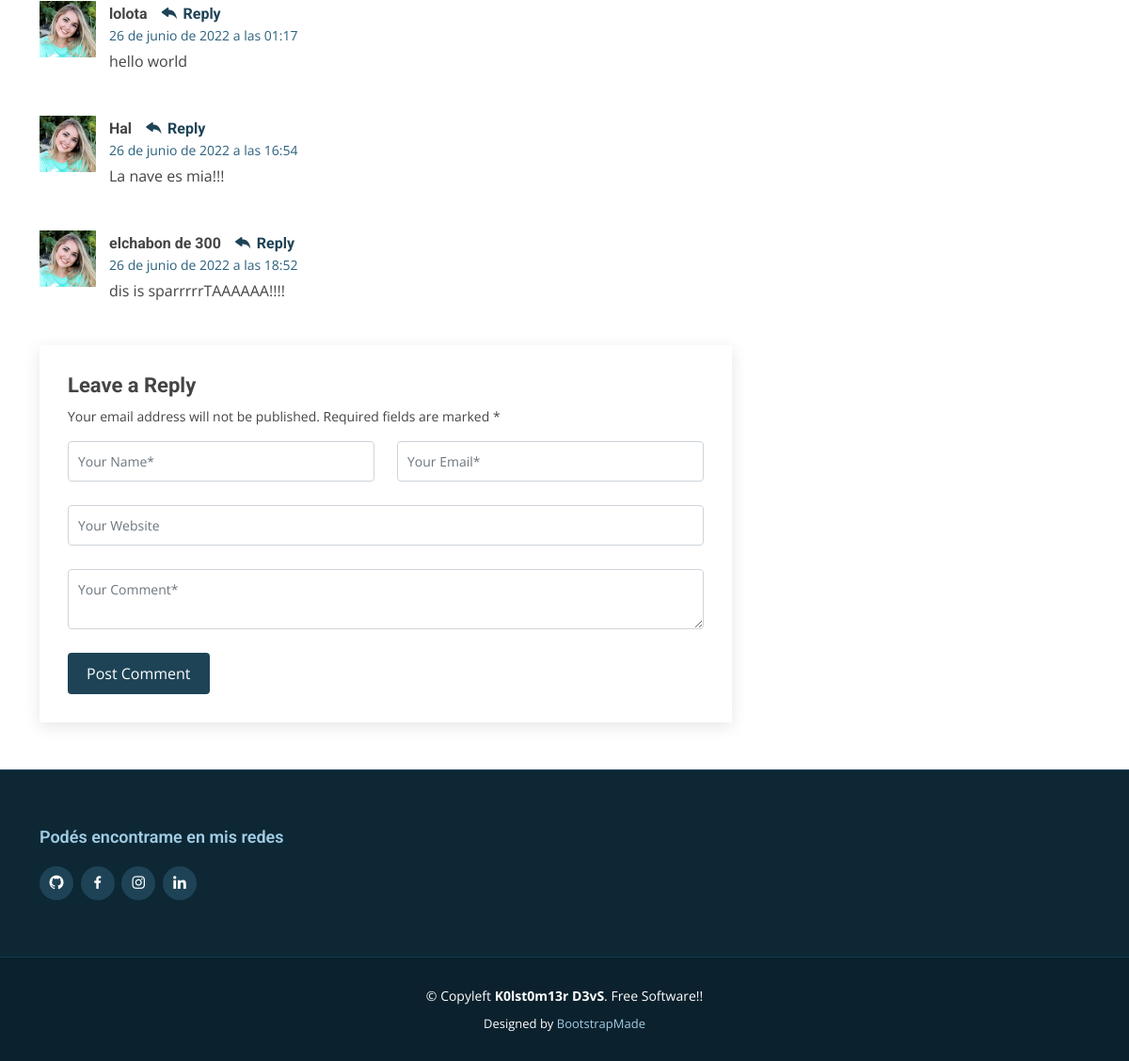
Page /blogSingle/29/ (lower part) on the earlier database version.
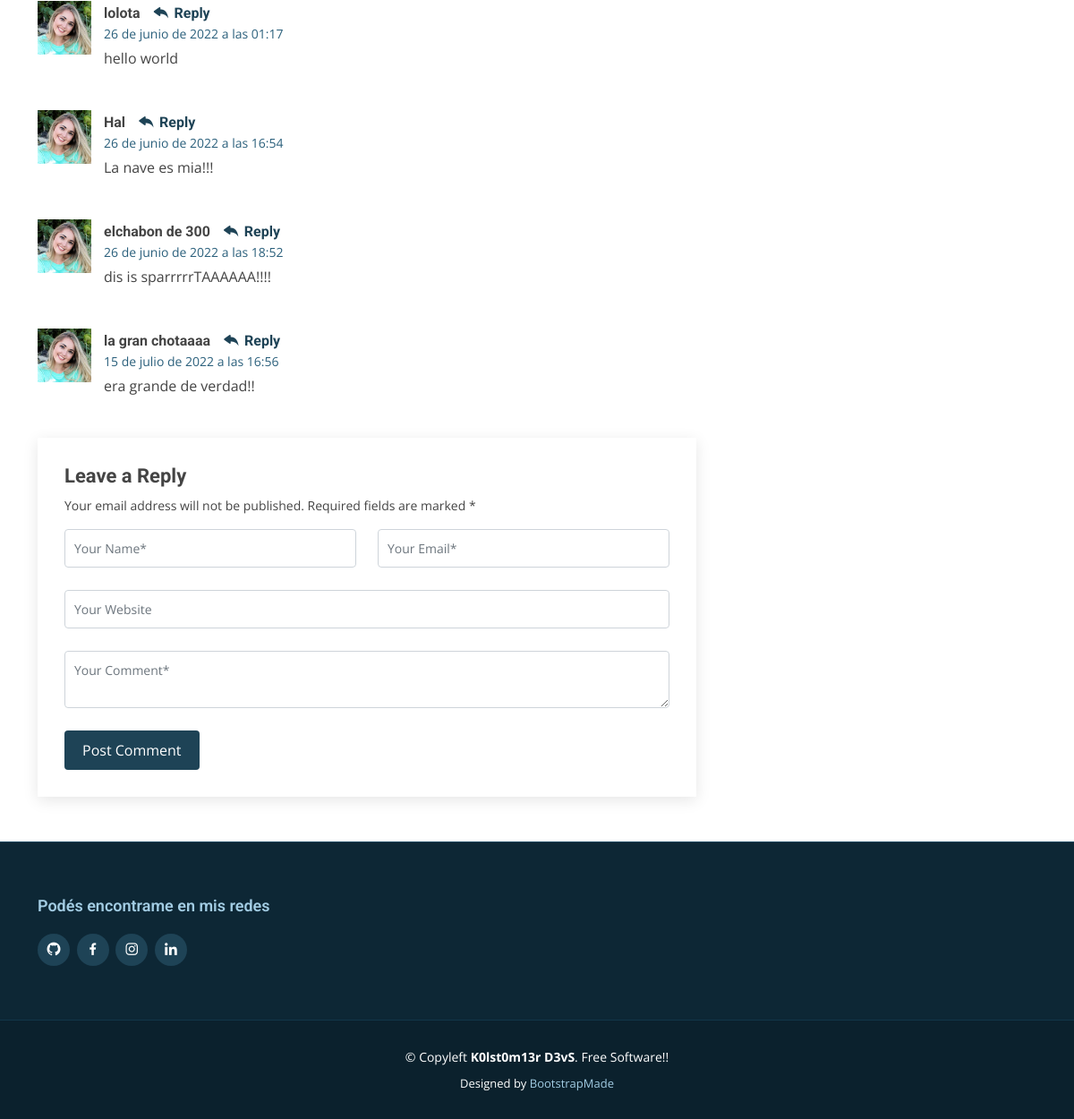
Same page on the later database version.
### DjangoApp/models.py (models this page shows, shortened)
class Comentarios(models.Model):
    nombre = models.CharField(max_length=40)
    comentario = models.TextField()
    creado = models.DateTimeField(auto_now_add=True)

### DjangoApp/views.py (the view)
# urls.py: path('blogSingle',views.comentarios, name="comentarios"),
def blogSingle(request, post_id):
    post = Post.objects.get(id=post_id)
    comentarios = Comentarios.objects.all()
    ctx = {"post": post, "comentarios": comentarios}
    return render(request, 'DjangoApp/blogSingle.html', ctx)

### DjangoApp/templates/DjangoApp/blogSingle.html (shortened to what this page needs)
{% extends "DjangoApp/base.html" %}
{% load static %}
{% block contenido %}
  <main id="main">
    <section id="blog" class="blog">
      <div class="container" data-aos="fade-up">
        <div class="row">
          <div class="col-lg-8 entries">
            <div class="blog-comments">
        {% for comentario in comentarios %}
              <div id="comment-1" class="comment">
                <div class="d-flex">
                  <div class="comment-img"><img src="assets/img/blog/comments-1.jpg" alt=""></div>
                  <div>
                    <h5><a href="">{{comentario.nombre}}</a> <a href="{% url 'comentarios' %}" class="reply"><i class="bi bi-reply-fill"></i> Reply</a></h5>
                    <time datetime="2020-01-01">{{comentario.creado}}</time>
                    <p>
                      {{comentario.comentario}}
                    </p>
                  </div>
                </div>
              </div>
                {% endfor %}
              <div class="reply-form">
                <h4>Leave a Reply</h4>
                <p>Your email address will not be published. Required fields are marked * </p>
                <form action="{% url 'comentarios' %}">
                  <div class="row">
                    <div class="col-md-6 form-group">
                      <input name="name" type="text" class="form-control" placeholder="Your Name*">
                    </div>
                    <div class="col-md-6 form-group">
                      <input name="email" type="text" class="form-control" placeholder="Your Email*">
                    </div>
                  </div>
                  <div class="row">
                    <div class="col form-group">
                      <input name="website" type="text" class="form-control" placeholder="Your Website">
                    </div>
                  </div>
                  <div class="row">
                    <div class="col form-group">
                      <textarea name="comment" class="form-control" placeholder="Your Comment*"></textarea>
                    </div>
                  </div>
                  <button type="submit" class="btn btn-primary">Post Comment</button>
                </form>
              </div>
            </div>
          </div>
          <div class="col-lg-4">
          </div>
        </div>
      </div>
    </section>
  </main>
{% endblock %}

### DjangoApp/templates/DjangoApp/base.html (shortened to what this page needs)
<!DOCTYPE html>
<html lang="en">
<head>
  {% load static %}
  <link href="{% static 'DjangoApp/assets/vendor/animate.css/animate.min.css' %}" rel="stylesheet">
  <link href="{% static 'DjangoApp/assets/vendor/aos/aos.css' %}" rel="stylesheet">
  <link href="{% static 'DjangoApp/assets/vendor/bootstrap/css/bootstrap.min.css' %}" rel="stylesheet">
  <link href="{% static 'DjangoApp/assets/vendor/bootstrap-icons/bootstrap-icons.css' %}" rel="stylesheet">
  <link href="{% static 'DjangoApp/assets/vendor/boxicons/css/boxicons.min.css' %}" rel="stylesheet">
  <link href="{% static 'DjangoApp/assets/vendor/glightbox/css/glightbox.min.css' %}" rel="stylesheet">
  <link href="{% static 'DjangoApp/assets/vendor/swiper/swiper-bundle.min.css' %}" rel="stylesheet">
  <link href="{% static 'DjangoApp/assets/css/style.css' %}" rel="stylesheet">
</head>
<body>
     {% block contenido %}
     {% endblock %}
    <footer id="footer" data-aos="fade-up" data-aos-easing="ease-in-out" data-aos-duration="500">
            <div class="footer-top">
              <div class="container">
                <div class="row">
                  <div class="col-lg-6 col-md-6 footer-info">
                      <h3>Podés encontrame en mis redes</h3>
                      <div class="social-links mt-3">
                          <a href="https://github.com/k0lst0m13r" class="github"><i class="bx bxl-github"></i></a>
                          <a href="#" class="facebook"><i class="bx bxl-facebook"></i></a>
                          <a href="https://www.instagram.com/kolstomierdevs?igshid=YmMyMTA2M2Y=" class="instagram"><i class="bx bxl-instagram"></i></a>
                          <a href="https://www.linkedin.com/in/julio-branda-71a92a233" class="linkedin"><i class="bx bxl-linkedin"></i></a>
                        </div>
                  </div>
                  <div class="col-lg-6 col-md-6 footer-info">
                  </div>
                </div>
              </div>
            </div>
            <div class="container">
              <div class="copyright">
                &copy; Copyleft <strong><span>K0lst0m13r D3vS</span></strong>. Free Software!!
              </div>
              <div class="credits">
                Designed by <a href="https://bootstrapmade.com/">BootstrapMade</a>
              </div>
            </div>
          </footer>
        </body>
        </html>

### DjangoApp/static/DjangoApp/assets/css/style.css (style rules this page uses)
body { font-family: "Open Sans", sans-serif; color: #444; }
a { color: #4fa6d5; text-decoration: none; }
h1, h2, h3, h4, h5, h6, .font-primary { font-family: "Roboto", sans-serif; }
#main { margin-top: 80px; }
section { padding: 60px 0; }
.blog { padding: 40px 0 20px 0; }
.blog .blog-comments { margin-bottom: 30px; }
.blog .blog-comments .comment { margin-top: 30px; position: relative; }
.blog .blog-comments .comment .comment-img { margin-right: 14px; }
.blog .blog-comments .comment .comment-img img { width: 60px; }
.blog .blog-comments .comment h5 { font-size: 16px; margin-bottom: 2px; }
.blog .blog-comments .comment h5 a { font-weight: bold; color: #444; transition: 0.3s; }
.blog .blog-comments .comment h5 .reply { padding-left: 10px; color: #1e4356; }
.blog .blog-comments .comment h5 .reply i { font-size: 20px; }
.blog .blog-comments .comment time { display: block; font-size: 14px; color: #2b607c; margin-bottom: 5px; }
.blog .blog-comments .reply-form { margin-top: 30px; padding: 30px; box-shadow: 0 4px 16px rgba(0, 0, 0, 0.1); }
.blog .blog-comments .reply-form h4 { font-weight: bold; font-size: 22px; }
.blog .blog-comments .reply-form p { font-size: 14px; }
.blog .blog-comments .reply-form input { border-radius: 4px; padding: 10px 10px; font-size: 14px; }
.blog .blog-comments .reply-form textarea { border-radius: 4px; padding: 10px 10px; font-size: 14px; }
.blog .blog-comments .reply-form .form-group { margin-bottom: 25px; }
.blog .blog-comments .reply-form .btn-primary { border-radius: 4px; padding: 10px 20px; border: 0; background-color: #1e4356; }
#footer { background: #0b212d; padding: 0 0 30px 0; color: #fff; font-size: 14px; }
#footer .footer-top { background: #0d2735; border-top: 1px solid #17455e; border-bottom: 1px solid #123649; padding: 60px 0 30px 0; }
#footer .footer-top .footer-info { margin-bottom: 30px; }
#footer .footer-top .footer-info h3 { font-size: 18px; margin: 0 0 20px 0; padding: 2px 0 2px 0; line-height: 1; color: #a2cce3; font-weight: 600; }
#footer .footer-top .social-links a { font-size: 18px; display: inline-block; background: #1e4356; color: #fff; line-height: 1; padding: 8px 0; margin-right: 4px; border-radius: 50%; text-align: center; width: 36px; height: 36px; transition: 0.3s; }
#footer .copyright { text-align: center; padding-top: 30px; }
#footer .credits { padding-top: 10px; text-align: center; font-size: 13px; color: #fff; }
#footer .credits a { color: #a2cce3; }

Differences in the rows shown:
added Comentarios: nombre "la gran chotaaaa", creado "15 de julio de 2022 a las 16:56", comentario "era grande de verdad!!"
